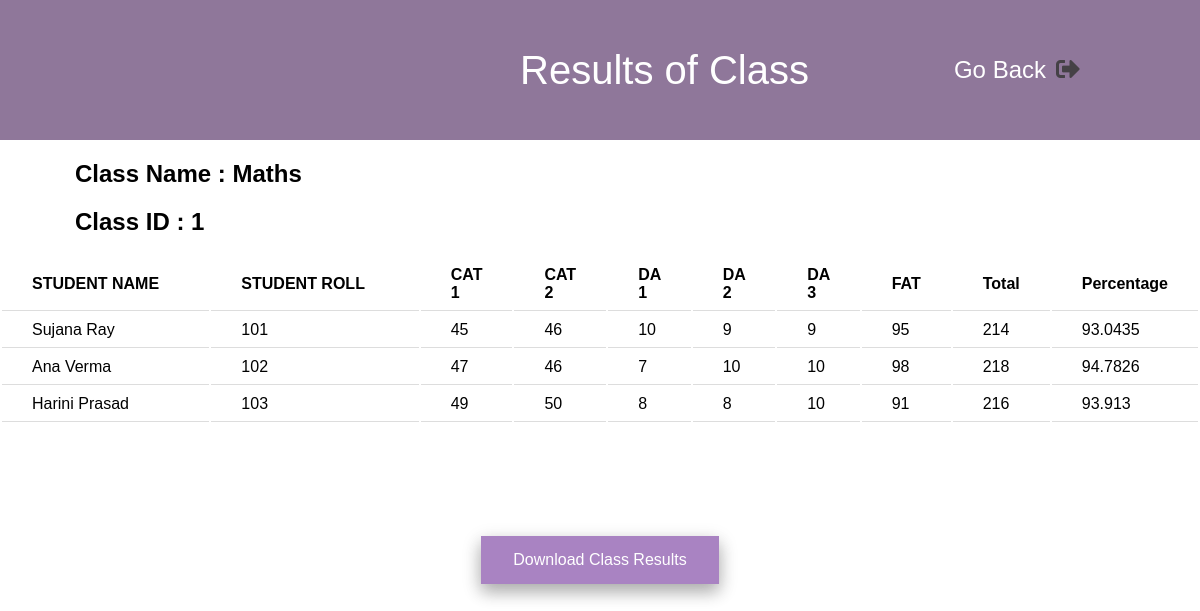
Screenshot of /teacher.php?class=Maths with the database file from the repository.
### tables this page shows
CREATE TABLE `class` (
  `name` varchar(30) NOT NULL,
  `id` int(3) NOT NULL
);

CREATE TABLE `result` (
  `name` varchar(30) NOT NULL,
  `rno` int(3) NOT NULL,
  `class` varchar(30) NOT NULL,
  `p1` int(3) NOT NULL,
  `p2` int(3) NOT NULL,
  `p3` int(3) NOT NULL,
  `p4` int(3) NOT NULL,
  `p5` int(3) NOT NULL,
  `p6` int(3) NOT NULL,
  `marks` int(3) NOT NULL,
  `percentage` float NOT NULL
);

### teacher.php (the view, shortened to what this page needs)
<!DOCTYPE html>
<html lang="en">
<head>
    <link rel="stylesheet" href="./css/class.css">
    <link rel="stylesheet" href="./css/admin.css">
    <link rel="stylesheet" href="https://use.fontawesome.com/releases/v5.15.4/css/all.css">
</head>
<body>
<div class="title">
    <div class="heading">Results of Class</div>
    <div class="logo"> Go Back
    <a href="login.php"><i class="fas fa-sign-out-alt" style="color: rgba(59, 58, 58, 0.877); margin-left: 10px" ></i></a>
    </div>
  </div>
  <?php
        include("conn.php");
        if(!isset($_GET['class']))
            $class=null;
        else
            $class=$_GET['class'];
        $name_sql=mysqli_query($conn,"SELECT `name`, `id` FROM `class` WHERE `name`='$class'");
        while($row = mysqli_fetch_assoc($name_sql))
        {
        $name = $row['name'];
        $id=$row['id'];
        }
        echo "<h2 class=\"teach\"> Class Name : ".$name."</h2>";
        echo "<h2 class=\"teach\"> Class ID : ".$id."</h2>";
        $result_sql=mysqli_query($conn,"SELECT * FROM `result` WHERE `class`='$class'");
        if (mysqli_num_rows($result_sql) > 0) {
            echo "<table>
            <tr>
            <th >STUDENT NAME</th>
            <th>STUDENT ROLL</th>
            <th>CAT 1</th>
                <th>CAT 2</th>
                <th>DA 1</th>
                <th>DA 2</th>
                <th>DA 3</th>
                <th>FAT</th>
                <th>Total</th>
                <th>Percentage</th>
            </tr>";
        while($row = mysqli_fetch_assoc($result_sql))
        {
            echo "<tr>";
            echo "<td>" . $row['name'] . "</td>";
            echo "<td>" . $row['rno'] . "</td>";
            echo "<td>" . $row['p1'] . "</td>";
            echo "<td>" . $row['p2'] . "</td>";
            echo "<td>" . $row['p3'] . "</td>";
            echo "<td>" . $row['p4'] . "</td>";
            echo "<td>" . $row['p5'] . "</td>";
            echo "<td>" . $row['p6'] . "</td>";
            echo "<td>" . $row['marks'] . "</td>";
            echo "<td>" . $row['percentage'] . "</td>";
        echo "</tr>";
                }
              echo "</table>";
          } else {
              echo "0 Students";
          }
      ?>
      <div>
          <br><br><br><br><br><br>
        </div>
      <div class="button">
            <button onclick="window.print()">Download Class Results</button>
        </div>
</body>
</html>

### css/class.css (style rules this page uses)
.main table, th, td { text-align: left; table-layout: fixed; padding: 8px 30px; width: 50%; }
th, td { border-bottom: 1px solid #ddd; }
button { background-color: #a983c2; border: none; color: white; padding: 15px 32px; text-align: center; text-decoration: none; display: inline-block; font-size: 16px; margin: 4px 2px; cursor: pointer; -webkit-transition-duration: 0.4s; transition-duration: 0.4s; box-shadow: 0 8px 16px 0 rgba(0,0,0,0.2), 0 6px 20px 0 rgba(0,0,0,0.19); }
.button { text-align: center; }

### css/admin.css (style rules this page uses)
body { margin: 0; font-family: 'Optima', sans-serif !important; }
.title { display: flex; align-items: center; color: #fff; background-color: #5d3a6db0; justify-content: space-between; min-height: 140px; padding: 0 10%; }
.logo { color: #fff; font-size: 1.5rem; align-items: center; display: flex; }
.heading { margin-left: 400px !important; font-size: 40px; }

### teacher.php (style rules this page uses)
.teach { margin-left: 75px; }

### rows the page displays
class: name "Maths", id "1"
result: name "Sujana Ray", rno "101", p1 "45", p2 "46", p3 "10", p4 "9", p5 "9", p6 "95", marks "214", percentage "93.0435"
result: name "Ana Verma", rno "102", p1 "47", p2 "46", p3 "7", p4 "10", p5 "10", p6 "98", marks "218", percentage "94.7826"
result: name "Harini Prasad", rno "103", p1 "49", p2 "50", p3 "8", p4 "8", p5 "10", p6 "91", marks "216", percentage "93.913"
